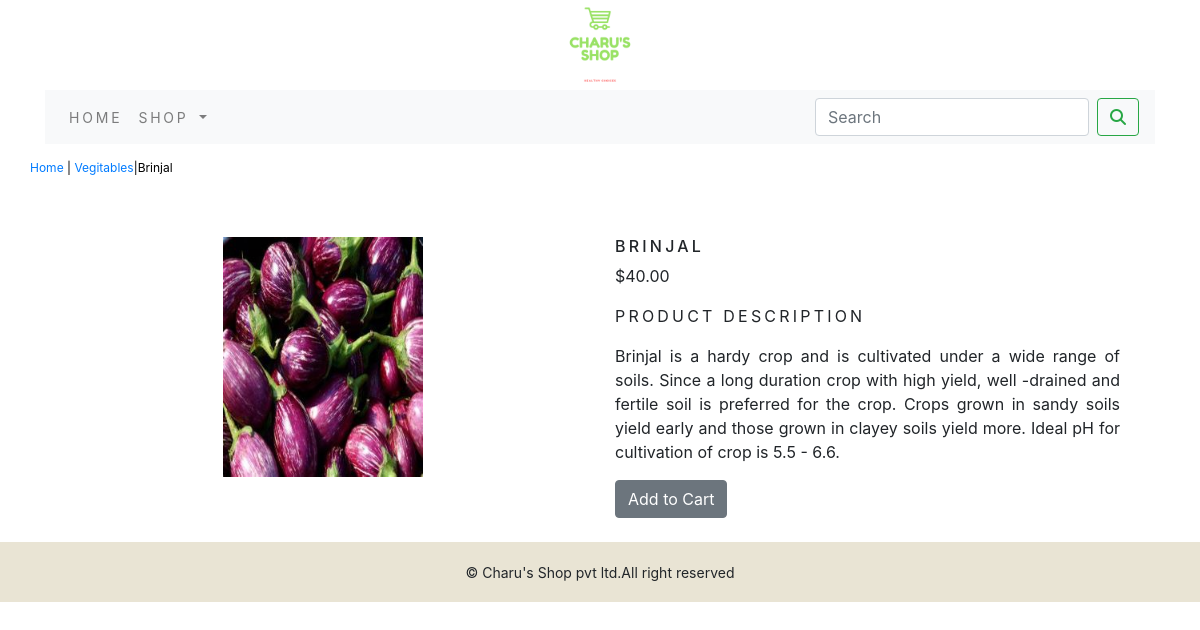
Screenshot of /vegitables/brinjal/ with the database file from the repository.
### shopapp/models.py (models this page shows, shortened)
class Product(models.Model):
    name = models.CharField(max_length=250, unique=True)
    slug = models.SlugField(max_length=250, unique=True)
    description = models.TextField(blank=True)
    price = models.DecimalField(max_digits=10, decimal_places=2)
    category = models.ForeignKey(Category, on_delete=models.CASCADE)
    image = models.ImageField(upload_to='category', blank=True)
    stock = models.IntegerField()
    available = models.BooleanField(default=True)
    created = models.DateTimeField(auto_now_add=True)
    updated = models.DateTimeField(auto_now=True)
    class Meta:
        ordering = ('name',)
        verbose_name = 'product'
        verbose_name_plural = 'products'

class Category(models.Model):
    name = models.CharField(max_length=250, unique=True)
    slug = models.SlugField(max_length=250, unique=True)
    description = models.TextField(blank=True)
    image = models.ImageField(upload_to='category', blank=True)
    class Meta:
        ordering = ('name',)
        verbose_name = 'category'
        verbose_name_plural = 'categories'
    def get_url(self):
        return reverse('shopapp:products_by_category', args=[self.slug])
    def __str__(self):
        return '{}'.format(self.name)

### shopapp/views.py (the view)
# urls.py: path('<slug:c_slug>/<slug:product_slug>/', views.proDetail, name='proDetail'),
def proDetail(request, c_slug, product_slug):
    try:
        product = Product.objects.get(category__slug=c_slug, slug=product_slug)
    except Exception as e:
        raise e
    return render(request, "product.html", {'product': product})

### cartapp/context_processors.py (called while the page is built)
def counter(request):
    item_count = 0
    if 'admin' in request.path:
        return {}
    else:
        try:
            cart = Cart.objects.filter(cart_id=_cart_id(request))
            car_items = CartItem.objects.all().filter(cart=cart[:1])
            for cart_item in car_items:
                item_count += cart_item.quantity
        except Cart.DoesExist:
            item_count = 0
    return dict(item_count=item_count)

### cartapp/views.py (called while the page is built)
def _cart_id(request):
    cart = request.session.session_key
    if not cart:
        cart = request.session.create()
    return cart

### shopapp/context_processors.py (called while the page is built)
def menu_links(request):
    links = Category.objects.all()
    return dict(links=links)

### template/product.html (shortened to what this page needs)
{%  extends 'base.html' %}
{% load static %}
{% block content %}
<div class="row my_prod_row_class">
    <div class="mx_auto">
        <p> <a href="{% url 'shopapp:allProdCat' %}"> Home </a>| <a href="{{product.category.get_url}}">{{product.category}}</a>|{{product.name}}</p>
    </div>
</div>
<div class="container">
<br>
<div class="row">
    <div class="col-12 col-sm-12 col-md-12 col-lg-6 text-center">
       <div class="min-width:18rem;">
        <img src="{{product.image.url}}" alt="{{product.name}}" width="200px;">
      </div>
        </div>
    <div class="col-12 col-sm-12 col-md-12 col-lg-6">
    <div>
    <b><h1 class="my_title">{{product.name}}</h1></b>
    <p>${{product.price}}</p>
    <p class="my_title">Product Description</p>
     <p class="text-justify my_prod_text">{{product.description}}</p>
    {% if product.stock <= 0 %}
    <p class="text-justify my_prod_text"><b>Out Of Stock</b></p>
    {% else %}
    <a class="btn btn-secondary" href="{% url 'cartapp:add_cart' product.id %}">Add to Cart</a>
    {% endif %}
        </div>
</div>
</div>
</div>
{% endblock %}

### static/css/custom.css (style rules this page uses)
.my_title { font-size:16px; text-transform:uppercase; letter-spacing:.2em; }
.my_prod_row_class { padding-top:15px; padding-bottom:20px; }
.my_prod_row_class .mx_auto { color:#000; font-size:12px; text-decoration:none; }
.my_prod_text { padding-right:20px; }

### rows the page displays
Product: category "Vegitables", name "Brinjal", image (picture), name "BRINJAL", price "40.00", description "Brinjal is a hardy crop and is cultivated under a wide range of soils. Since a long duration crop with high yield, well -drained and fertile soil is preferred for the crop. Crops grown in sandy soils yield early and those grown in clayey soils yield more. Ideal pH for cultivation of crop is 5.5 - 6.6."
